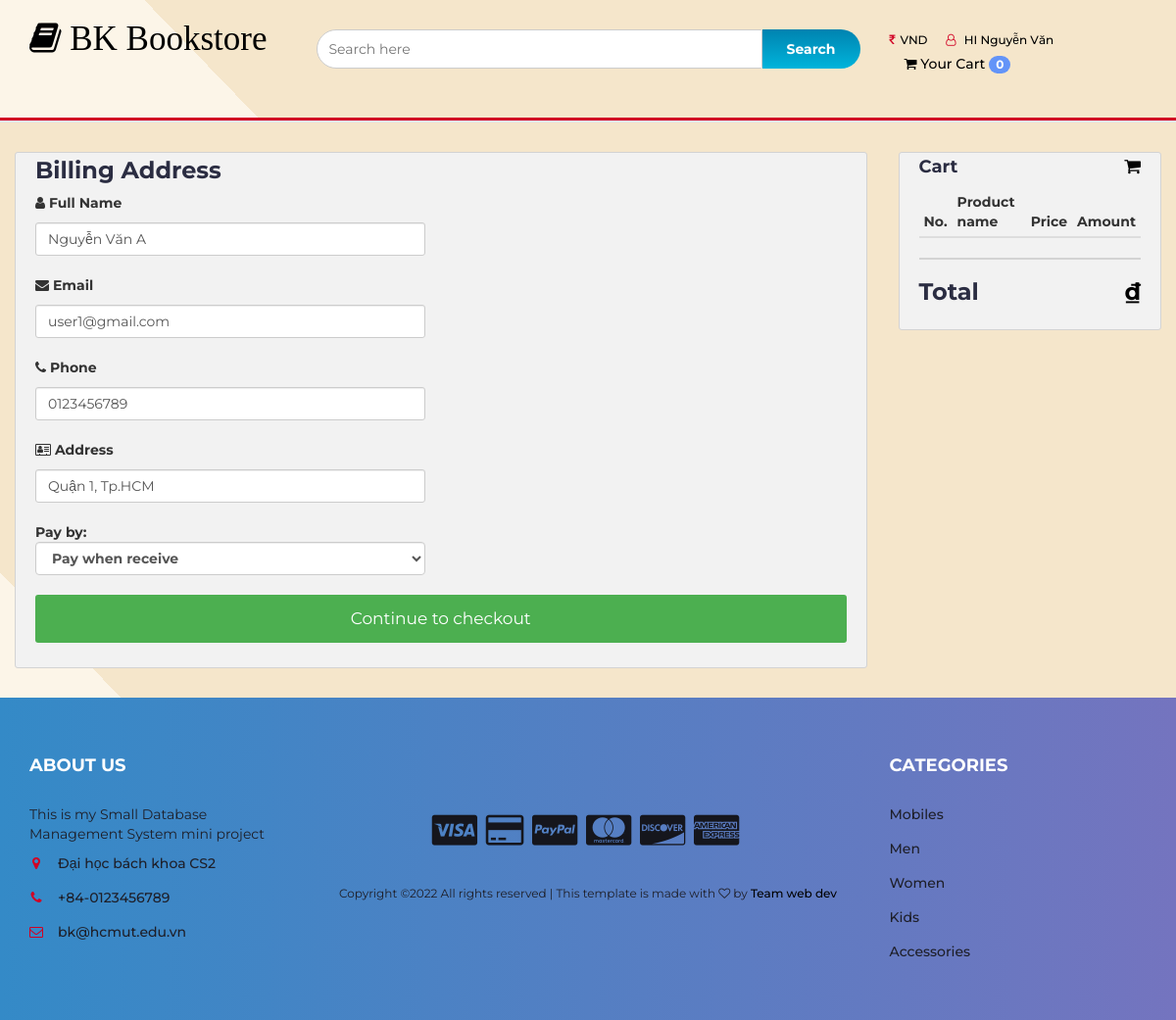
The page /checkout.php (signed in) on the database its author committed.
### tables this page shows
CREATE TABLE
    `user_info` (
        `user_id` int(10) NOT NULL,
        `first_name` varchar(100) NOT NULL,
        `last_name` varchar(100) NOT NULL,
        `email` varchar(300) NOT NULL,
        `password` varchar(300) NOT NULL,
        `mobile` varchar(10) NOT NULL,
        `address1` varchar(300) NOT NULL,
        `address2` varchar(11) NOT NULL
    );

### checkout.php (the view, shortened to what this page needs)
<?php
include "db.php";
include "header.php";
?>
<section class="section">
	<div class="container-fluid">
		<div class="row-checkout">
			<div class="col-75">
				<div class="container-checkout">
					<form id="checkout_form" action="checkout_process.php" method="POST" class="was-validated">
						<div class="row-checkout">
							<?php
							if (isset($_SESSION['uid'])) {
								$user_id = $_SESSION['uid'];
								$sql = "SELECT * FROM user_info WHERE user_id=$user_id";
								$result = mysqli_query($con, $sql);
								$result = mysqli_fetch_assoc($result);
								$full_name = $result['first_name'] . ' ' . $result['last_name'];
								$email = $result['email'];
								$phone = $result['mobile'];
								$address = $result['address1'] . ", " . $result['address2'];
								echo "
										<div class='col-50'>
											<h3>Billing Address</h3>
											<label for='fname'><i class='fa fa-user'></i> Full Name</label>
											<input type='text' id='fname' class='form-control'
											name='fullname' pattern='^[a-zA-Z ]+$' required
											value='$full_name'>
											<label for='email'><i class='fa fa-envelope'></i> Email</label>
											<input type='text' id='email' name='email' class='form-control'
											pattern='^[_a-z0-9-]+(\.[_a-z0-9-]+)*@[a-z0-9]+(\.[a-z]{2,4})$' required
											value='$email'>
											<label for='phone'><i class='fa fa-phone'></i> Phone</label>
											<input type='number' id='phone' class='form-control' name='phone' required
											value='$phone'>
											<label for='adr'><i class='fa fa-address-card-o'></i> Address</label>
											<input type='text' id='adr' name='address' class='form-control' required
											value='$address'>
											<label>Pay by:
												<select name='pay-type' id='pay-type' class='form-control'>
													<option value='1'>Pay when receive</option>
													<option value='2'>Pay by card</option>
												</select>
											</label>
										</div>
									";
							}
							?>
							<div class="col-50" id="pay-by-card">
							</div>
						</div>
						<input type="submit" id="submit" value="Continue to checkout" class="checkout-btn">
					</form>
				</div>
			</div>
			<div class="col-25">
				<div class="container-checkout">
					<h4>Cart
						<span class='price' style='color:black'>
							<i class='fa fa-shopping-cart'></i>
						</span>
					</h4>
					<table class='table table-condensed'>
						<thead>
							<tr>
								<th>No.</th>
								<th>Product name</th>
								<th> Price </th>
								<th> Amount</th>
							</tr>
						</thead>
					</table>
					<hr>
					<h3>Total
						<span id="checkout-total" class='price' style='color:black'>
							&#x20AB;
						</span>
					</h3>
				</div>
			</div>
		</div>
	</div>
</section>
<?php
include "footer.php";
?>

### header.php (shortened to what this page needs)
<!DOCTYPE html>
<html lang="en">
<head>
    <link type="text/css" rel="stylesheet" href="css/bootstrap.min.css" />
    <link type="text/css" rel="stylesheet" href="css/slick.css" />
    <link type="text/css" rel="stylesheet" href="css/slick-theme.css" />
    <link type="text/css" rel="stylesheet" href="css/nouislider.min.css" />
    <link rel="stylesheet" href="css/font-awesome.min.css">
    <link type="text/css" rel="stylesheet" href="css/style.css" />
    <link type="text/css" rel="stylesheet" href="css/accountbtn.css" />
</head>
<body>
    <header>
        <div id="header">
            <div class="container">
                <div class="row">
                    <div class="col-md-3">
                        <div class="header-logo">
                            <a href="#" class="logo">
                                <p class="p3"> <i class="fa fa-book" aria-hidden="true"></i> BK Bookstore</p>
                            </a>
                        </div>
                    </div>
                    <div class="col-md-6">
                        <div class="header-search">
                            <form>
                                <input class="input" id="search" type="text" placeholder="Search here">
                                <button type="submit" id="search_btn" class="search-btn">Search</button>
                            </form>
                        </div>
                    </div>
                    <div class="col-md-3 clearfix">
                        <div class="header-ctn">
                            <div>
                                <ul class="header-links pull-right">
                                    <li><a href="#"><i class="fa fa-inr"></i>VND</a></li>
                                    <li><?php
                                        include "db.php";
                                        if (isset($_SESSION["uid"])) {
                                            $sql = "SELECT first_name FROM user_info WHERE user_id='$_SESSION[uid]'";
                                            $query = mysqli_query($con, $sql);
                                            $row = mysqli_fetch_array($query);
                                            if (isset($row)) {
                                                echo '
                                <div class="dropdownn">
                                  <a href="#" class="dropdownn" data-toggle="modal" data-target="#myModal" ><i class="fa fa-user-o"></i> HI ' . $row["first_name"] . '</a>
                                  <div class="dropdownn-content">
                                    <a href="profile.php?uid=' . $_SESSION["uid"] . '"><i class="fa fa-user-circle" aria-hidden="true" ></i>My Profile</a>
                                    <a href="logout.php"  ><i class="fa fa-sign-in" aria-hidden="true"></i>Log out</a>
                                  </div>
                                  </div>';
                                            }
                                        }
                                        ?>
                                    </li>
                                </ul>
                            </div>
                            <div>
                                <div class="dropdown">
                                    <a class="dropdown-toggle" data-toggle="dropdown" aria-expanded="true">
                                        <i class="fa fa-shopping-cart"></i>
                                        <span>Your Cart</span>
                                        <div class="badge qty">0</div>
                                    </a>
                                </div>
                            </div>
                        </div>
                    </div>
                </div>
            </div>
        </div>
    </header>
    <nav id='navigation'>
    </nav>

### css/style.css (style rules this page uses)
html { scroll-behavior: smooth; }
body { font-family: "Montserrat", sans-serif; font-weight: 400; background-image: linear-gradient(-134deg, #f5e6cb 80%, #fcf5e8 50%); }
h1, h2, h3, h4, h5, h6 { color: #2b2d42; font-weight: 700; margin: 0 0 10px; }
a { color: #000000; font-weight: 500; -webkit-transition: 0.2s color; transition: 0.2s color; }
ul, ol { margin: 0; padding: 0; list-style: none; }
.input { height: 40px; padding: 0px 15px; border: 1px solid #e4e7ed; background-color: #fff; width: 100%; }
.section { padding-top: 30px; padding-bottom: 30px; }
.header-links li { display: inline-block; margin-right: 15px; font-size: 12px; }
.header-links li:last-child { margin-right: 0px; }
.header-links li a { color: rgb(0, 0, 0); }
.header-links li i { color: #d10024; margin-right: 5px; }
#header { padding-top: 15px; padding-bottom: 15px; background-image: linear-gradient( -135deg, #ff6cab 0%, #f660bc 10%, #ec53cd 20%, #e045de 30%, #d335ee 40%, #c323ff 50%, #b53aff 60%, #a749ff 70%, #9854ff 80%, #865eff 90%, #7366ff 100% ); }
.header-logo { float: left; }
.header-search { padding: 15px 0px; }
.header-search form { position: relative; display: flex; }
.header-search form .input { width: calc(100% - 100px); border-top-left-radius: 40px; border-bottom-left-radius: 40px; }
.header-search form .search-btn { height: 40px; width: 100px; background: #00b4db; background: -webkit-linear-gradient( to bottom, #0083b0, #00b4db ); background: linear-gradient( to bottom, #0083b0, #00b4db ); color: #fff; font-weight: 700; border: none; border-radius: 0px 40px 40px 0px; }
.header-ctn { float: right; padding: 15px 0px; }
.header-ctn > div { display: inline-block; }
.header-ctn > div + div { margin-left: 15px; }
.dropdown span { cursor: pointer; }
#navigation { background: #fff; border-bottom: 2px solid #e4e7ed; border-top: 3px solid #d10024; }

### css/accountbtn.css (style rules this page uses)
.dropdownn { position: relative; display: inline-block; }

### header.php (style rules this page uses)
#navigation { background: #ffffff; }
#header { background: #ffffff; background-image: linear-gradient(-134deg, #f5e6cb 80%, #fcf5e8 50%); }
.p3 { font-family: 'Brush Script MT', cursive; font-size: 35px; }
.badge { background-color: #6394F8; border-radius: 10px; color: white; display: inline-block; font-size: 12px; line-height: 1; padding: 3px 7px; text-align: center; vertical-align: middle; white-space: nowrap; }

### checkout.php (style rules this page uses)
.row-checkout { display: -ms-flexbox; display: flex; -ms-flex-wrap: wrap; flex-wrap: wrap; margin: 0 -16px; }
.col-25 { -ms-flex: 25%; flex: 25%; }
.col-50 { -ms-flex: 50%; flex: 50%; }
.col-75 { -ms-flex: 75%; flex: 75%; }
.col-25, .col-50, .col-75 { padding: 0 16px; }
.container-checkout { background-color: #f2f2f2; padding: 5px 20px 15px 20px; border: 1px solid lightgrey; border-radius: 3px; }
input[type=text], input[type=number] { width: 100%; margin-bottom: 20px; padding: 12px; border: 1px solid #ccc; border-radius: 3px; }
label { margin-bottom: 10px; display: block; }
.checkout-btn { background-color: #4CAF50; color: white; padding: 12px; margin: 10px 0; border: none; width: 100%; border-radius: 3px; cursor: pointer; font-size: 17px; }
hr { border: 1px solid lightgrey; }
span.price { float: right; color: grey; }

### rows shown on the page
user_info: first_name "Nguyễn Văn", fullname "Nguyễn Văn A", email "user1@gmail.com", phone "0123456789", address "Quận 1, Tp.HCM"
